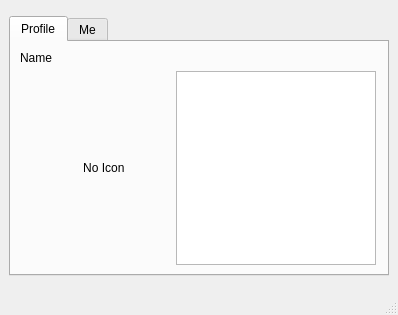
<?xml version="1.0" encoding="UTF-8"?>
<ui version="4.0">
 <class>MainWindow</class>
 <widget class="QMainWindow" name="MainWindow">
  <property name="geometry">
   <rect>
    <x>0</x>
    <y>0</y>
    <width>398</width>
    <height>315</height>
   </rect>
  </property>
  <property name="windowTitle">
   <string>MainWindow</string>
  </property>
  <widget class="QWidget" name="centralwidget">
   <layout class="QGridLayout" name="gridLayout_3">
    <item row="1" column="0">
     <widget class="QTabWidget" name="FriendWindow">
      <property name="sizePolicy">
       <sizepolicy hsizetype="Expanding" vsizetype="Fixed">
        <horstretch>0</horstretch>
        <verstretch>0</verstretch>
       </sizepolicy>
      </property>
      <property name="currentIndex">
       <number>0</number>
      </property>
      <widget class="QWidget" name="tab">
       <attribute name="title">
        <string>Profile</string>
       </attribute>
       <layout class="QGridLayout" name="gridLayout">
        <item row="1" column="0">
         <widget class="QLabel" name="Avatar">
          <property name="sizePolicy">
           <sizepolicy hsizetype="Fixed" vsizetype="Fixed">
            <horstretch>150</horstretch>
            <verstretch>150</verstretch>
           </sizepolicy>
          </property>
          <property name="minimumSize">
           <size>
            <width>150</width>
            <height>150</height>
           </size>
          </property>
          <property name="maximumSize">
           <size>
            <width>150</width>
            <height>150</height>
           </size>
          </property>
          <property name="sizeIncrement">
           <size>
            <width>150</width>
            <height>150</height>
           </size>
          </property>
          <property name="baseSize">
           <size>
            <width>150</width>
            <height>150</height>
           </size>
          </property>
          <property name="text">
           <string>                   No Icon</string>
          </property>
         </widget>
        </item>
        <item row="1" column="1">
         <widget class="QListWidget" name="ProfileVeiw">
          <property name="sizePolicy">
           <sizepolicy hsizetype="Expanding" vsizetype="Expanding">
            <horstretch>0</horstretch>
            <verstretch>0</verstretch>
           </sizepolicy>
          </property>
          <property name="minimumSize">
           <size>
            <width>200</width>
            <height>0</height>
           </size>
          </property>
          <property name="maximumSize">
           <size>
            <width>200</width>
            <height>16777215</height>
           </size>
          </property>
          <property name="sizeIncrement">
           <size>
            <width>200</width>
            <height>0</height>
           </size>
          </property>
          <property name="baseSize">
           <size>
            <width>200</width>
            <height>0</height>
           </size>
          </property>
         </widget>
        </item>
        <item row="0" column="0">
         <widget class="QLabel" name="FriendName">
          <property name="text">
           <string>Name</string>
          </property>
         </widget>
        </item>
       </layout>
      </widget>
      <widget class="QWidget" name="tab_2">
       <attribute name="title">
        <string>Me</string>
       </attribute>
       <layout class="QGridLayout" name="gridLayout_2">
        <item row="1" column="0">
         <widget class="QSplitter" name="splitter_2">
          <property name="orientation">
           <enum>Qt::Vertical</enum>
          </property>
          <widget class="QLabel" name="MyAvatar">
           <property name="sizePolicy">
            <sizepolicy hsizetype="Fixed" vsizetype="Fixed">
             <horstretch>150</horstretch>
             <verstretch>150</verstretch>
            </sizepolicy>
           </property>
           <property name="minimumSize">
            <size>
             <width>150</width>
             <height>150</height>
            </size>
           </property>
           <property name="sizeIncrement">
            <size>
             <width>150</width>
             <height>150</height>
            </size>
           </property>
           <property name="text">
            <string>                My avatar</string>
           </property>
          </widget>
          <widget class="QSplitter" name="splitter">
           <property name="sizePolicy">
            <sizepolicy hsizetype="Fixed" vsizetype="Preferred">
             <horstretch>0</horstretch>
             <verstretch>0</verstretch>
            </sizepolicy>
           </property>
           <property name="minimumSize">
            <size>
             <width>150</width>
             <height>0</height>
            </size>
           </property>
           <property name="sizeIncrement">
            <size>
             <width>150</width>
             <height>0</height>
            </size>
           </property>
           <property name="baseSize">
            <size>
             <width>150</width>
             <height>0</height>
            </size>
           </property>
           <property name="orientation">
            <enum>Qt::Horizontal</enum>
           </property>
           <widget class="QPushButton" name="LoadButton">
            <property name="text">
             <string>Load</string>
            </property>
           </widget>
           <widget class="QPushButton" name="SaveButton">
            <property name="text">
             <string>save</string>
            </property>
           </widget>
          </widget>
         </widget>
        </item>
        <item row="1" column="1">
         <widget class="QTextEdit" name="MyInfo"/>
        </item>
        <item row="0" column="0">
         <widget class="QLabel" name="ErLine">
          <property name="text">
           <string/>
          </property>
         </widget>
        </item>
       </layout>
      </widget>
     </widget>
    </item>
   </layout>
  </widget>
  <widget class="QMenuBar" name="menubar">
   <property name="geometry">
    <rect>
     <x>0</x>
     <y>0</y>
     <width>398</width>
     <height>21</height>
    </rect>
   </property>
  </widget>
  <widget class="QStatusBar" name="statusbar"/>
 </widget>
 <resources/>
 <connections/>
</ui>
